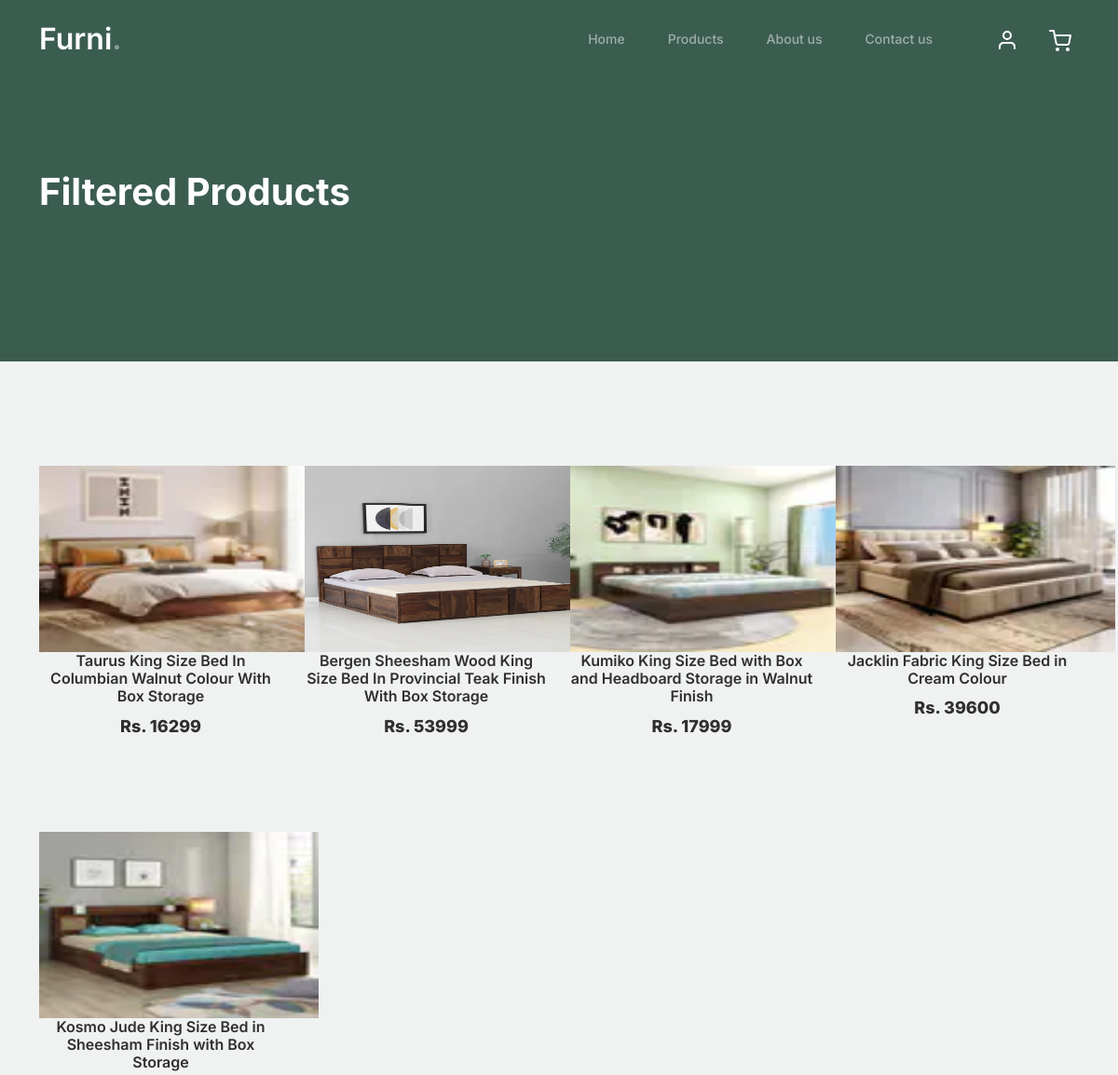
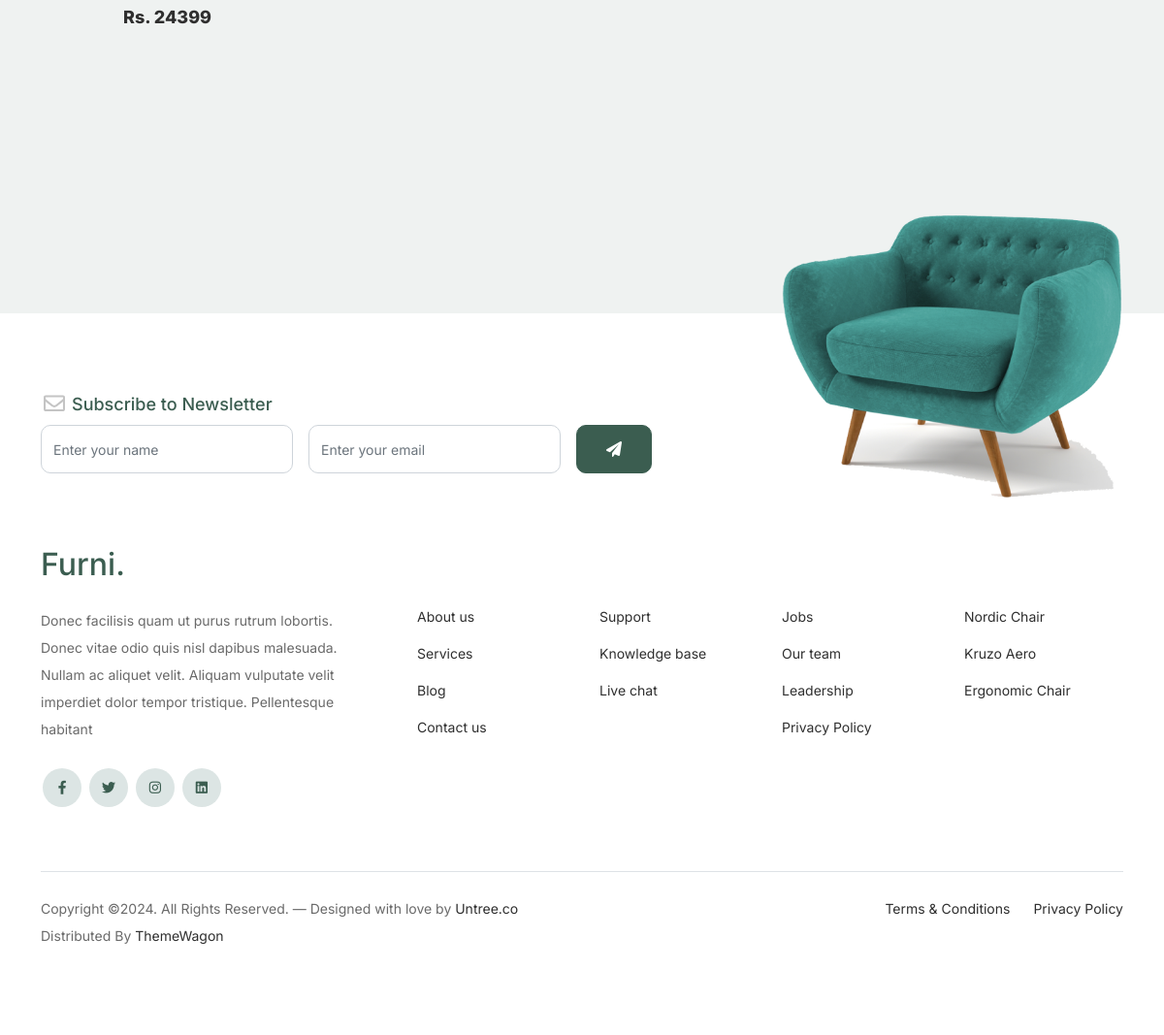
/Products_filtered/Beds/, run on the app's committed database (2 pictures, top to bottom).
### FurnitureApp/models.py (models this page shows)
class ProductDb(models.Model):
    Product_category = models.CharField(max_length=100, null=True, blank=True)
    Product_name = models.CharField(max_length=100, null=True,blank=True)
    Product_quantity = models.IntegerField(null=True, blank=True)
    Product_price = models.IntegerField(null=True, blank=True)
    Product_description = models.TextField(max_length=300, null=True, blank=True)
    Product_origin = models.CharField(max_length=100, null=True, blank=True)
    Product_manufactures = models.CharField(max_length=100, null=True, blank=True)
    Product_image1 = models.ImageField(upload_to="ProductImages", null=True, blank=True)
    Product_image2 = models.ImageField(upload_to="ProductImages", null=True, blank=True)
    Product_image3 = models.ImageField(upload_to="ProductImages", null=True, blank=True)

### WebApp/views.py (the view)
# urls.py: path('Products_filtered/<cat_name>/', views.Products_filtered, name="Products_filtered"),
def Products_filtered(request, cat_name):
    category = ProductDb.objects.filter(Product_category=cat_name)
    return render(request, "Products_filtered.html", {'category': category})

### WebApp/Templates/Products_filtered.html (shortened to what this page needs)
<!doctype html>
{% load static %}
<html lang="en">
<head>
		<link href="{% static 'web/css/bootstrap.min.css' %}" rel="stylesheet">
		<link href="https://cdnjs.cloudflare.com/ajax/libs/font-awesome/6.0.0-beta3/css/all.min.css" rel="stylesheet">
		<link href="{% static 'web/css/tiny-slider.css' %}" rel="stylesheet">
		<link href="{% static 'web/css/style.css' %}" rel="stylesheet">
	</head>
	<body>
		<nav class="custom-navbar navbar navbar navbar-expand-md navbar-dark bg-dark" arial-label="Furni navigation bar">
			<div class="container">
				<a class="navbar-brand" href="index.html">Furni<span>.</span></a>
				<div class="collapse navbar-collapse" id="navbarsFurni">
					<ul class="custom-navbar-nav navbar-nav ms-auto mb-2 mb-md-0">
						<li class="nav-item ">
							<a class="nav-link" href="{% url 'Home' %}">Home</a>
						</li>
						<li><a class="nav-link" href="{% url 'Products_page' %}">Products</a></li>
						<li><a class="nav-link" href="{% url 'About_page' %}">About us</a></li>
						<li><a class="nav-link" href="{% url 'Contact_page' %}">Contact us</a></li>
					</ul>
					<ul class="custom-navbar-cta navbar-nav mb-2 mb-md-0 ms-5">
						{% if request.session.Name %}
						<li><a class="nav-link" href="{% url 'Log_out' %}"><img src="{% static 'web/images/user.svg' %}"> Welcome {{request.session.Name}} / Logout</a></li>
						{% else %}
						<li><a class="nav-link" href="{% url 'Sign_in' %}"><img src="{% static 'web/images/user.svg' %}"></a></li>
						{% endif %}
						<li><a class="nav-link" href="{% url 'Cart_page' %}"><img src="{% static 'web/images/cart.svg' %}"></a></li>
					</ul>
				</div>
			</div>
		</nav>
			<div class="hero">
				<div class="container">
					<div class="row justify-content-between">
						<div class="col-lg-5">
							<div class="intro-excerpt">
								<h1>Filtered Products</h1>
							</div>
						</div>
						<div class="col-lg-7">
						</div>
					</div>
				</div>
			</div>
		<div class="untree_co-section product-section before-footer-section">
		    <div class="container">
		      	<div class="row">
					{% for c in category %}
					<div class="col-12 col-md-4 col-lg-3 mb-5">
						<a class="product-item" href="{% url 'Single_product' Pro_id=c.id %}">
							<img src="{{c.Product_image1.url}}" width="300px" height="200px">
							<h3 class="product-title">{{c.Product_name}}</h3>
							<strong class="product-price">Rs. {{c.Product_price}}</strong>
						</a>
					</div>
					{% endfor %}
		      	</div>
		    </div>
		</div>
		<footer class="footer-section">
			<div class="container relative">
				<div class="sofa-img">
					<img src="{% static 'web/images/sofa.png' %}" alt="Image" class="img-fluid">
				</div>
				<div class="row">
					<div class="col-lg-8">
						<div class="subscription-form">
							<h3 class="d-flex align-items-center"><span class="me-1"><img src="{% static 'web/images/envelope-outline.svg' %}" alt="Image" class="img-fluid"></span><span>Subscribe to Newsletter</span></h3>
							<form action="#" class="row g-3">
								<div class="col-auto">
									<input type="text" class="form-control" placeholder="Enter your name">
								</div>
								<div class="col-auto">
									<input type="email" class="form-control" placeholder="Enter your email">
								</div>
								<div class="col-auto">
									<button class="btn btn-primary">
										<span class="fa fa-paper-plane"></span>
									</button>
								</div>
							</form>
						</div>
					</div>
				</div>
				<div class="row g-5 mb-5">
					<div class="col-lg-4">
						<div class="mb-4 footer-logo-wrap"><a href="#" class="footer-logo">Furni<span>.</span></a></div>
						<p class="mb-4">Donec facilisis quam ut purus rutrum lobortis. Donec vitae odio quis nisl dapibus malesuada. Nullam ac aliquet velit. Aliquam vulputate velit imperdiet dolor tempor tristique. Pellentesque habitant</p>
						<ul class="list-unstyled custom-social">
							<li><a href="#"><span class="fa fa-brands fa-facebook-f"></span></a></li>
							<li><a href="#"><span class="fa fa-brands fa-twitter"></span></a></li>
							<li><a href="#"><span class="fa fa-brands fa-instagram"></span></a></li>
							<li><a href="#"><span class="fa fa-brands fa-linkedin"></span></a></li>
						</ul>
					</div>
					<div class="col-lg-8">
						<div class="row links-wrap">
							<div class="col-6 col-sm-6 col-md-3">
								<ul class="list-unstyled">
									<li><a href="#">About us</a></li>
									<li><a href="#">Services</a></li>
									<li><a href="#">Blog</a></li>
									<li><a href="#">Contact us</a></li>
								</ul>
							</div>
							<div class="col-6 col-sm-6 col-md-3">
								<ul class="list-unstyled">
									<li><a href="#">Support</a></li>
									<li><a href="#">Knowledge base</a></li>
									<li><a href="#">Live chat</a></li>
								</ul>
							</div>
							<div class="col-6 col-sm-6 col-md-3">
								<ul class="list-unstyled">
									<li><a href="#">Jobs</a></li>
									<li><a href="#">Our team</a></li>
									<li><a href="#">Leadership</a></li>
									<li><a href="#">Privacy Policy</a></li>
								</ul>
							</div>
							<div class="col-6 col-sm-6 col-md-3">
								<ul class="list-unstyled">
									<li><a href="#">Nordic Chair</a></li>
									<li><a href="#">Kruzo Aero</a></li>
									<li><a href="#">Ergonomic Chair</a></li>
								</ul>
							</div>
						</div>
					</div>
				</div>
				<div class="border-top copyright">
					<div class="row pt-4">
						<div class="col-lg-6">
							<p class="mb-2 text-center text-lg-start">Copyright &copy;. All Rights Reserved. &mdash; Designed with love by <a href="#">Untree.co</a>  Distributed By <a href="#">ThemeWagon</a>
            </p>
						</div>
						<div class="col-lg-6 text-center text-lg-end">
							<ul class="list-unstyled d-inline-flex ms-auto">
								<li class="me-4"><a href="#">Terms &amp; Conditions</a></li>
								<li><a href="#">Privacy Policy</a></li>
							</ul>
						</div>
					</div>
				</div>
			</div>
		</footer>
	</body>
</html>

### data on the page
ProductDb: Product_image1 (picture), Product_name "Taurus King Size Bed In Columbian Walnut Colour With Box Storage", Product_price "16299"
ProductDb: Product_image1 (picture), Product_name "Bergen Sheesham Wood King Size Bed In Provincial Teak Finish With Box Storage", Product_price "53999"
ProductDb: Product_image1 (picture), Product_name "Kumiko King Size Bed with Box and Headboard Storage in Walnut Finish", Product_price "17999"
ProductDb: Product_image1 (picture), Product_name "Jacklin Fabric King Size Bed in Cream Colour", Product_price "39600"
ProductDb: Product_image1 (picture), Product_name "Kosmo Jude King Size Bed in Sheesham Finish with Box Storage", Product_price "24399"
